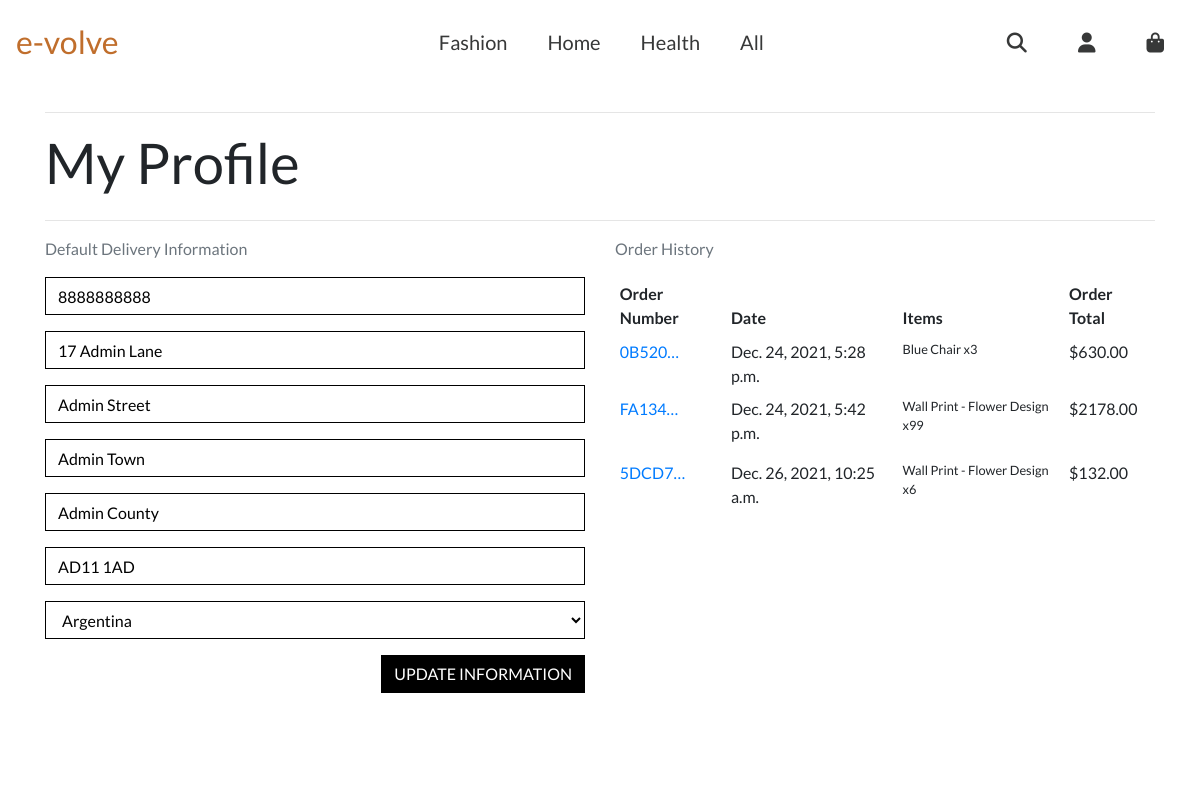
The page /profile/ (signed in) on the database as committed earlier.
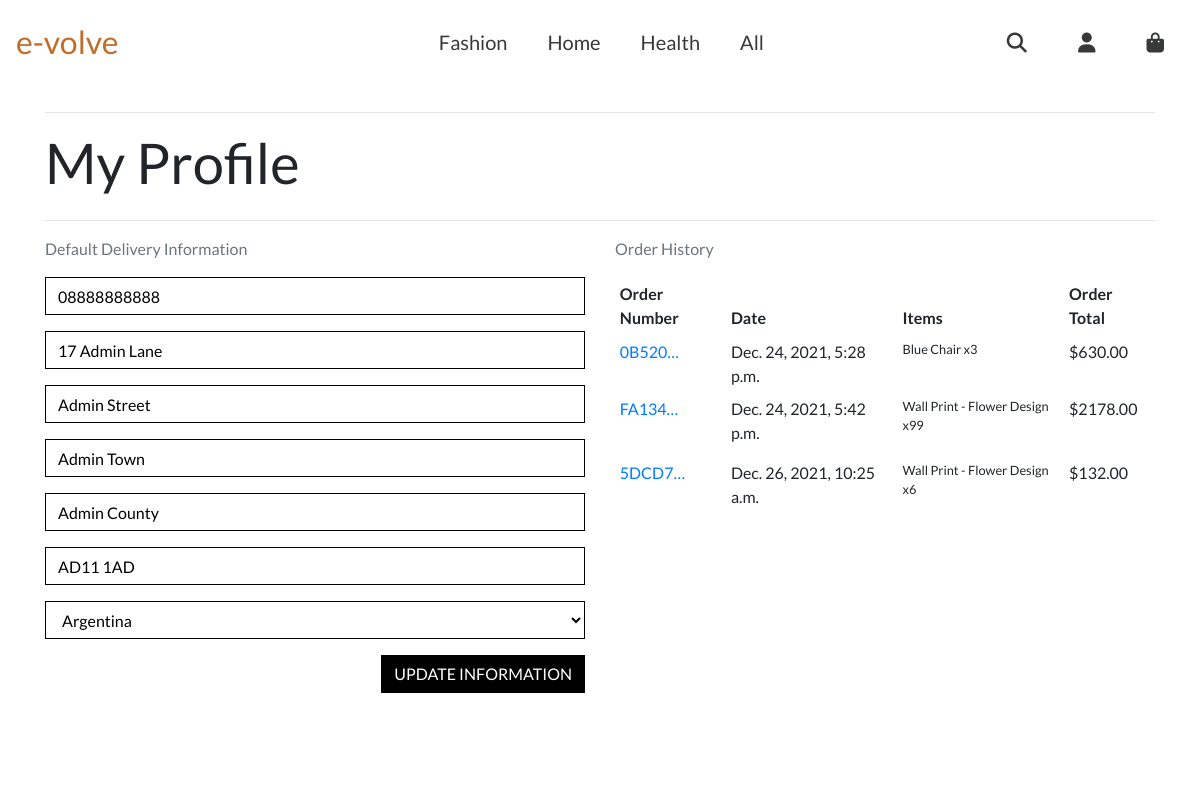
The same page on the database as committed later.
### profiles/models.py (models this page shows, shortened)
class UserProfile(models.Model):
    user = models.OneToOneField(User, on_delete=models.CASCADE)
    default_phone_number = models.CharField(max_length=20, null=True, blank=True)
    default_street_address1 = models.CharField(max_length=80, null=True, blank=True)
    default_street_address2 = models.CharField(max_length=80, null=True, blank=True)
    default_town_or_city = models.CharField(max_length=40, null=True, blank=True)
    default_county = models.CharField(max_length=80, null=True, blank=True)
    default_postcode = models.CharField(max_length=20, null=True, blank=True)
    default_country = CountryField(blank_label='Country', null=True, blank=True)

### checkout/models.py (models this page shows, shortened)
class Order(models.Model):
    order_number = models.CharField(max_length=32, null=False, editable=False)
    user_profiles = models.ForeignKey(UserProfile, on_delete=models.SET_NULL,
                                      null=True, blank=True, related_name='orders')
    full_name = models.CharField(max_length=50, null=False, blank=False)
    email = models.EmailField(max_length=254, null=False, blank=False)
    phone_number = models.CharField(max_length=20, null=False, blank=False)
    country = CountryField(blank_label='Country *', null=False, blank=False)
    postcode = models.CharField(max_length=20, null=True, blank=True)
    town_or_city = models.CharField(max_length=40, null=False, blank=False)
    street_address1 = models.CharField(max_length=80, null=False, blank=False)
    street_address2 = models.CharField(max_length=80, null=True, blank=True)
    county = models.CharField(max_length=80, null=True, blank=True)
    date = models.DateTimeField(auto_now_add=True)
    delivery_cost = models.DecimalField(max_digits=6, decimal_places=2,
                                        null=False, default=0)
    order_total = models.DecimalField(max_digits=10, decimal_places=2,
                                      null=False, default=0)
    grand_total = models.DecimalField(max_digits=10, decimal_places=2,
                                      null=False, default=0)
    original_shopping_bag = models.TextField(null=False, blank=False, default='')
    stripe_pid = models.CharField(max_length=254, null=False, blank=False, default='')

class OrderLineItem(models.Model):
    SIZE_6 = "6"
    SIZE_8 = "8"
    SIZE_10 = "10"
    SIZE_12 = "12"
    SIZE_14 = "14"
    SIZE_16 = "16"
    SIZE_18 = "18"
    SIZE_20 = "20"
    SIZE_CHOICES = [
        (SIZE_6, 'Size 6'),
        (SIZE_8, 'Size 8'),
        (SIZE_10, 'Size 10'),
        (SIZE_12, 'Size 12'),
        (SIZE_14, 'Size 14'),
        (SIZE_16, 'Size 16'),
        (SIZE_18, 'Size 18'),
        (SIZE_20, 'Size 20'),
    ]
    order = models.ForeignKey(Order, null=False, blank=False,
                              on_delete=models.CASCADE,
                              related_name='lineitems')
    product = models.ForeignKey(Product, null=False, blank=False,
                                on_delete=models.CASCADE)
    product_size = models.CharField(max_length=2,
                                    choices=SIZE_CHOICES, null=True,
                                    blank=True)
    quantity = models.IntegerField(null=False, blank=False, default=0)
    lineitem_total = models.DecimalField(max_digits=6, decimal_places=2,
                                         null=False, blank=False,
                                         editable=False)

### products/models.py (models this page shows, shortened)
class Product(models.Model):
    category = models.ForeignKey('Category', null=True, blank=True,
                                 on_delete=models.SET_NULL)
    sku = models.CharField(max_length=254, null=True, blank=True)
    name = models.CharField(max_length=254)
    description = models.TextField()
    has_sizes = models.BooleanField(default=False, null=True, blank=True)
    price = models.DecimalField(max_digits=6, decimal_places=2)
    image_url = models.URLField(max_length=1024, null=True, blank=True)
    image = models.ImageField(null=True, blank=True)

### profiles/views.py (the view)
# urls.py: path('profile/', include('profiles.urls')),
def profile(request):
    profile = get_object_or_404(UserProfile, user=request.user)
    if request.method == 'POST':
        form = UserProfileForm(request.POST, instance=profile)
        if form.is_valid():
            form.save()
            messages.success(request, 'Profile updated successfully')
    form = UserProfileForm(instance=profile)
    orders = profile.orders.all()
    template = 'profiles/profile.html'
    context = {
        'form': form,
        'orders': orders,
        'on_profile_page': True
    }
    return render(request, template, context)

### profiles/forms.py
class UserProfileForm(forms.ModelForm):
    class Meta:
        model = UserProfile
        exclude = ('user',)
    def __init__(self, *args, **kwargs):
        super().__init__(*args, **kwargs)
        placeholders = {
            'default_phone_number': 'Phone Number',
            'default_postcode': 'Postal Code',
            'default_town_or_city': 'Town or City',
            'default_street_address1': 'Street Address 1',
            'default_street_address2': 'Street Address 2',
            'default_county': 'County, State or Locality',
        }
        self.fields['default_phone_number'].widget.attrs['autofocus'] = True
        for field in self.fields:
            if field != 'default_country':
                if self.fields[field].required:
                    placeholder = f'{placeholders[field]} *'
                else:
                    placeholder = placeholders[field]
                self.fields[field].widget.attrs['placeholder'] = placeholder
            self.fields[field].widget.attrs['class'] = 'border-black rounded-0 profile-form-input'
            self.fields[field].label = False

### profiles/templates/profiles/profile.html (shortened to what this page needs)
{% extends "base.html" %}
{% load static %}
{% block extra_css %}
    <link rel="stylesheet" href="{% static 'profiles/css/profile.css' %}">
{% endblock %}
{% block content %}
    <div class="overlay"></div>
    <div class="mt-5 pt-5"></div>
    <div class="container">
        <div class="row">
            <div class="col">
                <hr>
                <h2 class="logo-font mb-4">My Profile</h2>
                <hr>
            </div>
        </div>
        <div class="row">
            <div class="col-12 col-lg-6">
                <p class="text-muted">Default Delivery Information</p>
                <form class="mt-3" action="{% url 'profile' %}" method="POST" id="profile-update-form">
                    {{ form|crispy }}
                    <button class="btn btn-black rounded-0 text-uppercase float-right">Update Information</button>
                </form>
            </div>
            <div class="col-12 col-lg-6">
                <p class="text-muted">Order History</p>
                <div class="order-history table-responsive">
                    <table class="table table-sm table-borderless">
                        <thead>
                            <tr>
                                <th>Order Number</th>
                                <th>Date</th>
                                <th>Items</th>
                                <th>Order Total</th>
                            </tr>
                        </thead>
                        <tbody>
                            {% for order in orders %}
                                <tr>
                                    <td>
                                        <a href="{% url 'order_history' order.order_number %}"
                                        title="{{ order.order_number }}">
                                            {{ order.order_number|truncatechars:6 }}
                                        </a>
                                    </td>
                                    <td>{{ order.date }}</td>
                                    <td>
                                        <ul class="list-unstyled">
                                            {% for item in order.lineitems.all %}
                                                <li class="small">
                                                    {{ item.product.name }} x{{ item.quantity }}
                                                </li>
                                            {% endfor %}
                                        </ul>
                                    </td>
                                    <td>${{ order.grand_total }}</td>
                                </tr>
                            {% endfor %}
                        </tbody>
                    </table>
                </div>
            </div>
        </div>
{% endblock %}

### templates/base.html (shortened to what this page needs)
{% load static %}
<!doctype html>
<html lang="en">
  <head>
    {% block corecss %}
        <link rel="stylesheet" href="https://stackpath.bootstrapcdn.com/bootstrap/4.4.1/css/bootstrap.min.css">
        <link rel="stylesheet" href="{% static 'css/base.css' %}"/>
    {% endblock %}
    {% block extra_css %}
    {% endblock %}
  </head>
  <body>
    <header class="container-fluid fixed-top">
      <nav class="navbar navbar-expand-lg navbar-light bg-light">
        <a class="navbar-brand ml-auto site-logo d-none d-lg-inline-block" href="{% url 'home' %}">e-volve</a>
          <ul class="mobile-user-icons">
        </ul>
        <div class="d-none d-lg-inline-block nav-central-links">
          <ul class="">
            <li class="dropdown-category nav-item">
              <a href="{% url 'products' %}?category=fashion">
                <i id="home-products-link" data-toggle="" aria-haspopup="true" aria-expanded="false" class="d-lg-inline-block central-nav-link">Fashion</i>
              </a>
            </li>
            <li class="dropdown-category nav-item">
              <a href="{% url 'products' %}?category=home">
                <i id="home-products-link" data-toggle="" aria-haspopup="true" aria-expanded="false" class="d-lg-inline-block central-nav-link">Home</i>
              </a>
            </li>
            <li class="dropdown-category nav-item">
              <a href="{% url 'products' %}?category=health">
                <i id="home-products-link" data-toggle="" aria-haspopup="true" aria-expanded="false" class="d-lg-inline-block central-nav-link">Health</i>
              </a>
            </li>
            <li class="dropdown-category nav-item">
              <a href="{% url 'products' %}">
                <i id="all-products-link" href="" data-toggle="" aria-haspopup="true" aria-expanded="false" class="d-lg-inline-block central-nav-link">All</i>
              </a>
            </li>
          </ul>
        </div>
        <div>
          <ul class="user-section-large">
            <li class="list-inline-item d-none d-lg-inline-flex">
              <a href="#" id="desktop-search" class="central-nav-link" data-toggle="dropdown" aria-haspopup="true" aria-expanded="false">
                <i class="fas fa-search d-none d-lg-inline-flex"></i>
              </a>
            </li>
            <li id="desktop-user-link" class="list-inline-item dropdown">
              <a href="#" id="user-options-desktop" data-toggle="dropdown" aria-haspopup="true" aria-expanded="false">
                <div>
                  <i class="fas fa-user d-none d-lg-inline-flex central-nav-link"></i>
                </div>
              </a>
            </li>
            <li class="list-inline-item d-none d-lg-inline-block shopping-bag-large-screen">
              <a href="{% url 'shopping_bag' %}">
                <i class="fas fa-shopping-bag d-lg-inline-flex text-center central-nav-link"></i>
                <div class="text-center">
                  {% if total_including_delivery %}
                    <p class="bag-total">£{{ total_including_delivery|floatformat:2 }}</p>
                  {% else %}
                    <p class="zero-value">£0.00</p>
                  {% endif %}
                </div>
              </a>
            </li>
          </ul>
        </div>
      </nav>
    </header>
    {% block content %}
    {% endblock %}
  </body>
</html>

### static/css/base.css (style rules this page uses)
* { padding: 0; border: 0; margin: 0; border-color: #33373a; }
html { height: 100%; }
body, html { height: 100%; }
body { font-family: Lato; }
.container-fluid { padding: 0; }
.bg-light { background-color:white!important; }
.nav-central-links { display:inline-block; width: 50%; position:relative; left: 1rem; }
.central-nav-link { display:inline-block; text-decoration: none; color:rgb(55, 56, 56); transition: 0.4s; cursor: pointer; font-style: normal; font-size: 20px; padding-left: 20px; padding-right: 20px; }
.nav-central-links ul { list-style-type: none; }
.nav-central-links ul li { float: left; }
.user-section-large { list-style-type: none; }
.mobile-user-icons { position: relative; bottom: 8px; left: 30px; margin-top: 0px; margin-bottom: 0px; }
.fa-shopping-bag { color:rgb(55, 56, 56); }
nav div .shopping-bag-large-screen { text-decoration: none; position:relative; top: 24px; padding-bottom: 3px; padding-left: 0px; padding-right: 0px; }
.user-section-large { margin: 0; }
.zero-value { color: #ffffff; }
.site-logo { color:#c06e2c !important; font-size: 2rem; }
.btn-black { background: black; color: white; }
.border-black { border: 1px solid black !important; }
.overlay { height: 100%; width: 100%; top: 60px; left: 0; position: fixed; background: white; z-index: -1; }
@media screen and (min-device-width : 700px) { .carousel-caption h1, h2, h3 { font-size: 56px; } }

### profiles/static/profiles/css/profile.css (style rules this page uses)
.order-history { max-height: 416px; overflow-y: auto; }
#profile-update-form .form-control { color: #000; }
#profile-update-form input::placeholder { color: #aab7c4; }
#id_default_country, #id_default_country option:not(:first-child) { color: #000; }

Rows that differ between the two databases and show on the page:
changed UserProfile "17 Admin Lane": default_phone_number "8888888888" → "08888888888"
